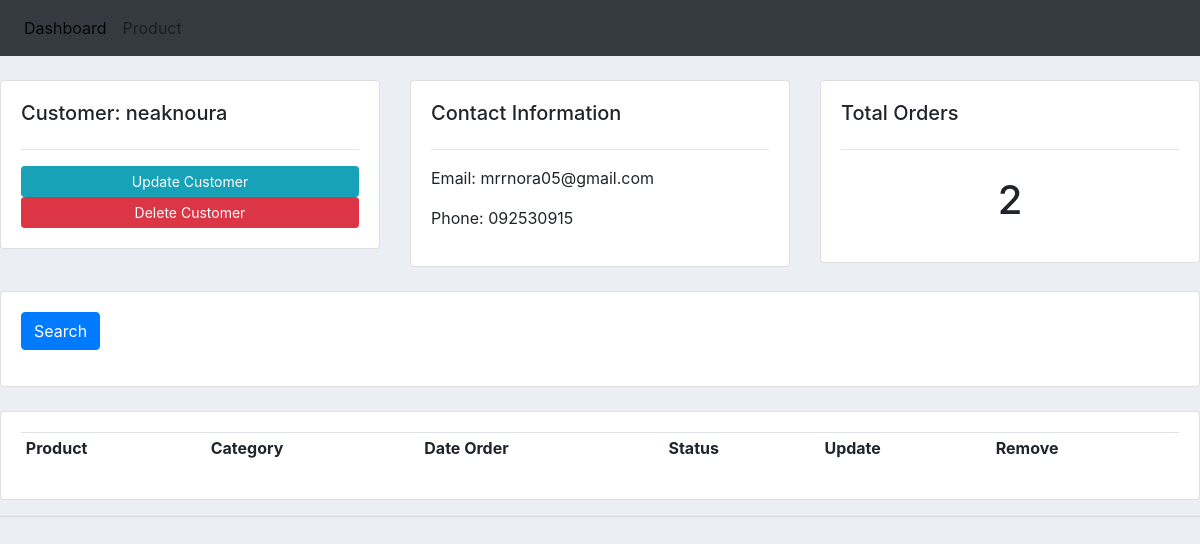
/customer/3/, run on the app's committed database.
### my_app/models.py (models this page shows, shortened)
class Customer(models.Model):
    name = models.CharField(max_length=200, null= True)
    phone = models.CharField(max_length=300, null=True)
    email = models.CharField(max_length=300, null=True)
    date_created =models.DateTimeField(auto_now_add=True, null=True)

### my_app/views.py (the view)
# urls.py: path('customer/<str:pk>/', views.customer, name='customer'),  # Customer details page
def customer(request, pk):
    customer=Customer.objects.get(id =pk)
    order = customer.order_set.all()
    order_count = order.count()
    context = {
        'customer':customer,
        'order_count':order_count,
    }
    return render(request, 'my_app/customer.html',context)

### my_app/templates/my_app/customer.html (shortened to what this page needs)
{% extends 'my_app/main.html'%} {% block content %}
<br />
<div class="row">
  <div class="col-md">
    <div class="card card-body">
      <h5>Customer: {{ customer.name }}</h5>
      <hr />
      <a
        class="btn btn-sm btn-info"
        href="{% url 'update_customer' customer.id %}"
        >Update Customer</a
      >
      <a
        class="btn btn-sm btn-danger"
        href="{% url 'delete_customer' customer.id %}"
        >Delete Customer</a
      >
    </div>
  </div>
  <div class="col-md">
    <div class="card card-body">
      <h5>Contact Information</h5>
      <hr />
      <p>Email: {{ customer.email }}</p>
      <p>Phone: {{ customer.phone }}</p>
    </div>
  </div>
  <div class="col-md">
    <div class="card card-body">
      <h5>Total Orders</h5>
      <hr />
      <h1 style="text-align: center; padding: 10px">{{ order_count }}</h1>
    </div>
  </div>
</div>
<br />
<div class="row">
  <div class="col">
    <div class="card card-body">
      <form method="get">
        <button class="btn btn-primary" type="submit">Search</button>
      </form>
    </div>
  </div>
</div>
<br />
<div class="row">
  <div class="col-md">
    <div class="card card-body">
      <table class="table table-sm">
        <tr>
          <th>Product</th>
          <th>Category</th>
          <th>Date Order</th>
          <th>Status</th>
          <th>Update</th>
          <th>Remove</th>
        </tr>
      </table>
    </div>
  </div>
</div>
{% endblock %}

### static/main.css (style rules this page uses)
body { background-color: #ebeff5; }

### data on the page
Customer: name "neaknoura", email "mrrnora05@gmail.com", phone "092530915"

### other printed values
{{ order_count }} "2"
